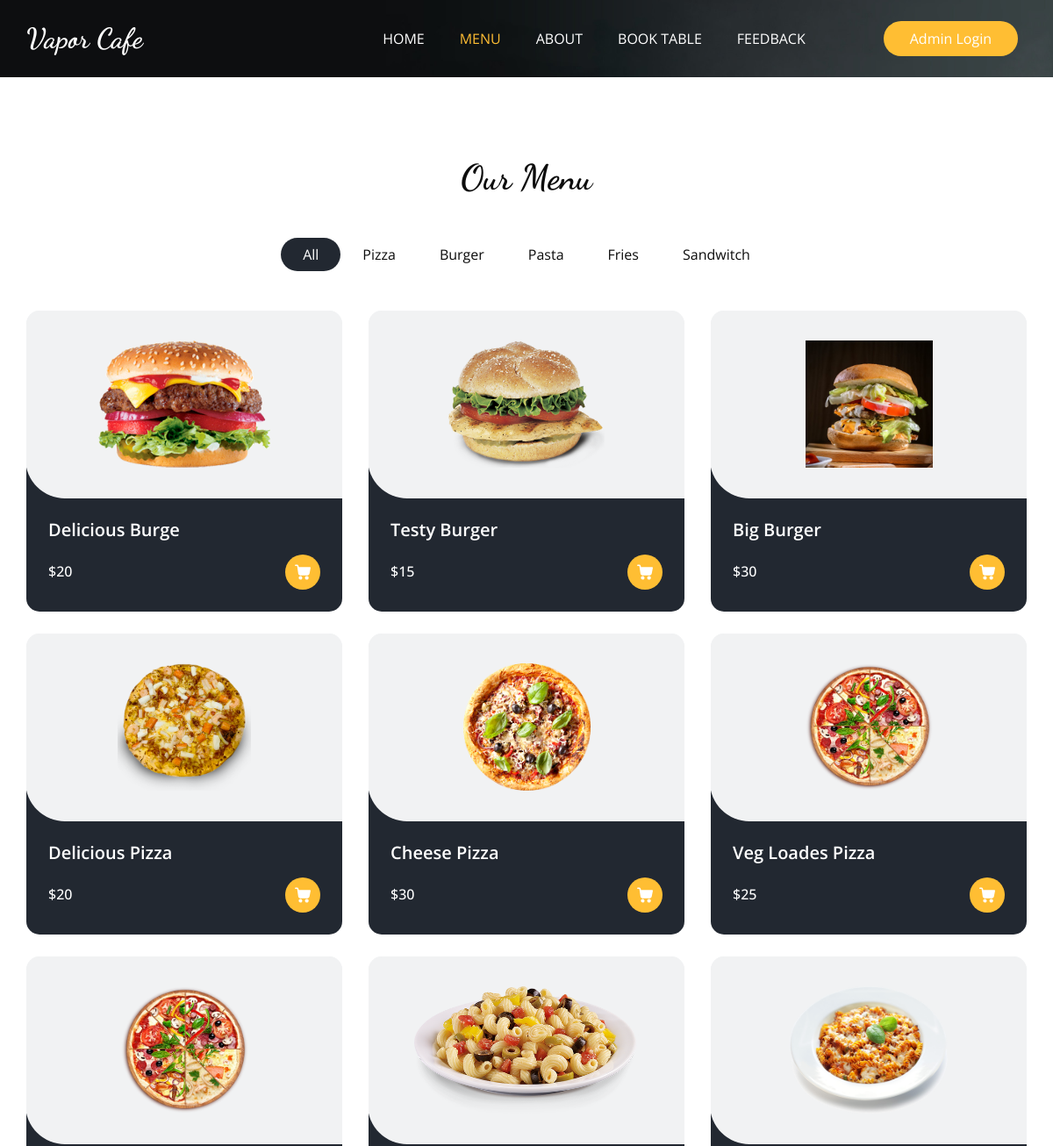
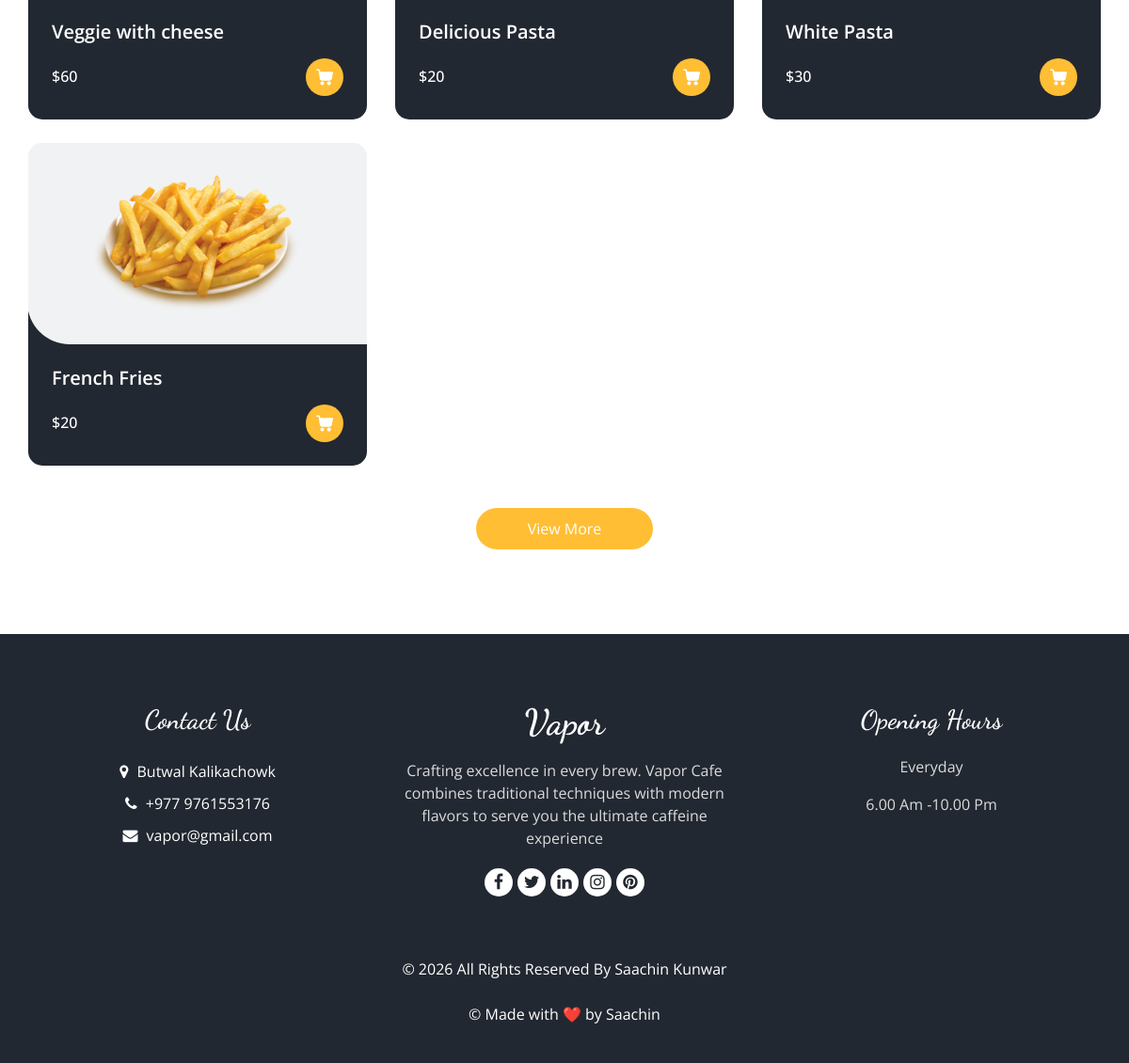
The app's page /menu/ with its own data (2 pictures, top to bottom).
### Base_App/models.py (models this page shows, shortened)
class ItemList(models.Model):
    Category_name = models.CharField(max_length=15)
    def __str__(self):
        return self.Category_name

class Items(models.Model):
    Item_name = models.CharField(max_length=50)
    Description= models.TextField(blank=False)
    Price = models.IntegerField()
    Category = models.ForeignKey(ItemList, related_name='Name', on_delete=models.CASCADE)
    Image= models.ImageField(upload_to='Items/')

### Base_App/views.py (the view)
# urls.py: path('menu/', MenuView, name="Menu"),                 # slash thapa
def MenuView(request):
    items = Items.objects.all()
    list = ItemList.objects.all()
    return render(request, 'menu.html', {'items':items, 'list': list})

### Template/menu.html (shortened to what this page needs)
{% extends "base.html" %}
{% block class %}class="sub_page" {% endblock class %}
{% block menu_status %}active{% endblock menu_status %}
{% block main %}
  <section class="food_section layout_padding">
    <div class="container">
      <div class="heading_container heading_center">
        <h2>
          Our Menu
        </h2>
      </div>
      <ul class="filters_menu">
        <li class="active" data-filter="*">All</li>
        {% for i in list %}
        <li data-filter=".{{i.Category_name}}">{{i.Category_name}}</li>
        {% endfor %}
      </ul>
      <div class="filters-content">
        <div class="row grid">
          {% for j in items %}
          <div class="col-sm-6 col-lg-4 all {{j.Category}}">
            <div class="box">
              <div>
                <div class="img-box">
                  <img src="/media/{{j.Image}}" alt="{{j.Image}}">
                </div>
                <div class="detail-box">
                  <h5>
                    {{j.Item_name}}
                  </h5>
                  <div class="options">
                    <h6>
                      ${{j.Price}}
                    </h6>
                    <a href="">
                    </a>
                  </div>
                </div>
              </div>
            </div>
          </div>
          {% endfor %}
        </div>
      </div>
      <div class="btn-box">
        <a href="">
          View More
        </a>
      </div>
    </div>
  </section>
{% endblock main %}

### Template/base.html (shortened to what this page needs)
{% load static %}
<!DOCTYPE html>
<html>
<head>
  <link rel="stylesheet" type="text/css" href="{% static 'css/bootstrap.css'%}" />
  <link rel="stylesheet" type="text/css" href="https://cdnjs.cloudflare.com/ajax/libs/OwlCarousel2/2.3.4/assets/owl.carousel.min.css" />
  <link rel="stylesheet" href="https://cdnjs.cloudflare.com/ajax/libs/jquery-nice-select/1.1.0/css/nice-select.min.css" />
  <link href="{% static 'css/font-awesome.min.css'%}" rel="stylesheet" />
  <link href="{% static 'css/style.css'%}" rel="stylesheet" />
  <link href="{% static 'css/responsive.css' %}" rel="stylesheet" />
</head>
<body {% block class %} {% endblock class %}>
  <div class="hero_area">
    <div class="bg-box">
      <img src="{% static 'images/hero-bg.jpg'%}" alt="">
    </div>
    <header class="header_section">
      <div class="container">
        <nav class="navbar navbar-expand-lg custom_nav-container ">
          <a class="navbar-brand" href="{% url "Home" %}">
            <span>
              Vapor Cafe
            </span>
          </a>
          <div class="collapse navbar-collapse" id="navbarSupportedContent">
            <ul class="navbar-nav  mx-auto ">
              <li class="nav-item {% block home_status %}{% endblock home_status %}">
                <a class="nav-link" href="{% url 'Home' %}">Home <span class="sr-only">(current)</span></a>
              </li>
              <li class="nav-item {% block menu_status %}{% endblock menu_status %}">
                <a class="nav-link" href="{% url 'Menu' %}">Menu</a>
              </li>
              <li class="nav-item {% block about_status %}{% endblock about_status %}">
                <a class="nav-link" href="{% url 'About' %}">About</a>
              </li>
              <li class="nav-item {% block table_status %}{% endblock table_status %}">
                <a class="nav-link" href="{% url  'Book_Table' %}">Book Table</a>
              </li>
              <li class="nav-item {% block feedback_status %}{% endblock feedback_status %}">
                 <a class="nav-link" href="{% url 'Feedback' %}">Feedback</a>
              </li>
            </ul>
            <div class="user_option">
              <a href="/admin" class="order_online">
                Admin Login
              </a>
            </div>
          </div>
        </nav>
      </div>
    </header>
  </div>
 {% block main %} {% endblock main %}
  <footer class="footer_section">
    <div class="container">
      <div class="row">
        <div class="col-md-4 footer-col">
          <div class="footer_contact">
            <h4>
              Contact Us
            </h4>
            <div class="contact_link_box">
              <a href="">
                <i class="fa fa-map-marker" aria-hidden="true"></i>
                <span>
                  Butwal Kalikachowk
                </span>
              </a>
              <a href="">
                <i class="fa fa-phone" aria-hidden="true"></i>
                <span>
                  +977 9761553176
                </span>
              </a>
              <a href="">
                <i class="fa fa-envelope" aria-hidden="true"></i>
                <span>
                  vapor@gmail.com
                </span>
              </a>
            </div>
          </div>
        </div>
        <div class="col-md-4 footer-col">
          <div class="footer_detail">
            <a href="" class="footer-logo">
              Vapor
            </a>
            <p>
              Crafting excellence in every brew. Vapor Cafe combines traditional techniques with modern flavors to serve you the ultimate caffeine experience
            </p>
            <div class="footer_social">
              <a href="">
                <i class="fa fa-facebook" aria-hidden="true"></i>
              </a>
              <a href="">
                <i class="fa fa-twitter" aria-hidden="true"></i>
              </a>
              <a href="">
                <i class="fa fa-linkedin" aria-hidden="true"></i>
              </a>
              <a href="">
                <i class="fa fa-instagram" aria-hidden="true"></i>
              </a>
              <a href="">
                <i class="fa fa-pinterest" aria-hidden="true"></i>
              </a>
            </div>
          </div>
        </div>
        <div class="col-md-4 footer-col">
          <h4>
            Opening Hours
          </h4>
          <p>
            Everyday
          </p>
          <p>
            6.00 Am -10.00 Pm
          </p>
        </div>
      </div>
      <div class="footer-info">
        <p>
          &copy; <span id="displayYear"></span> All Rights Reserved By
          <a href="https://html.design/">Saachin Kunwar </a><br><br>
          &copy;  Made with ❤️ by
          <a href="https://themewagon.com/" target="_blank">Saachin</a>
        </p>
      </div>
    </div>
  </footer>
</body>
</html>

### Static/css/responsive.css (style rules this page uses)
@media (min-width: 1200px) { .container { max-width: 1170px; } }

### records on screen
ItemList: Category_name "Pizza"
ItemList: Category_name "Burger"
ItemList: Category_name "Pasta"
ItemList: Category_name "Fries"
ItemList: Category_name "Sandwitch"
Items: Image (picture), Item_name "Delicious Burge", Price "20"
Items: Image (picture), Item_name "Testy Burger", Price "15"
Items: Image (picture), Item_name "Big Burger", Price "30"
Items: Image (picture), Item_name "Delicious Pizza", Price "20"
Items: Image (picture), Item_name "Cheese Pizza", Price "30"
Items: Image (picture), Item_name "Veg Loades Pizza", Price "25"
Items: Image (picture), Item_name "Veggie with cheese", Price "60"
Items: Image (picture), Item_name "Delicious Pasta", Price "20"
Items: Image (picture), Item_name "White Pasta", Price "30"
Items: Image (picture), Item_name "French Fries", Price "20"
